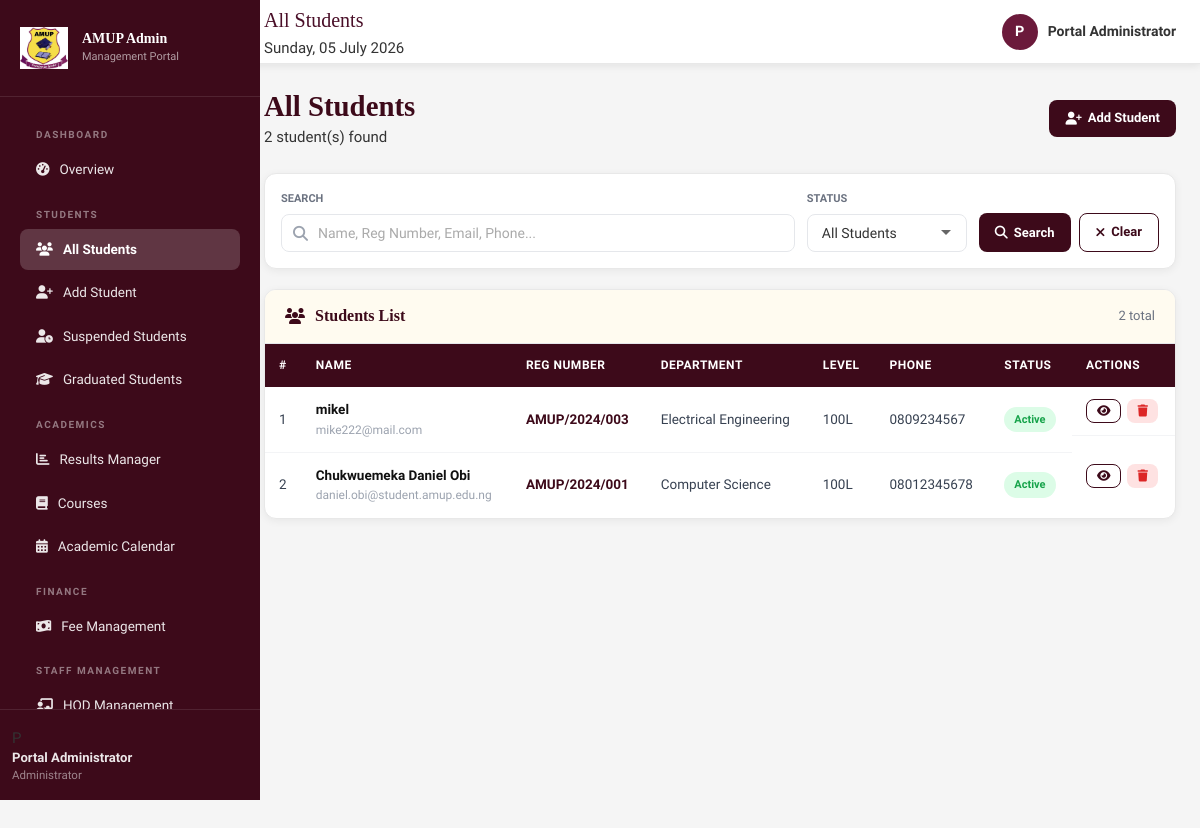
The app's page /admin/students.php (signed in) with its own data.
### tables this page shows
CREATE TABLE `students` (
  `id` int(11) NOT NULL,
  `reg_number` varchar(30) NOT NULL,
  `full_name` varchar(120) NOT NULL,
  `email` varchar(120) NOT NULL,
  `phone` varchar(20) DEFAULT NULL,
  `department` varchar(100) DEFAULT NULL,
  `level` varchar(10) DEFAULT '100L',
  `session` varchar(20) DEFAULT '2024/2025',
  `gender` enum('Male','Female','Other') DEFAULT 'Male',
  `dob` date DEFAULT NULL,
  `address` text DEFAULT NULL,
  `password` varchar(255) NOT NULL,
  `status` enum('active','suspended','graduated') DEFAULT 'active',
  `exam_eligible` tinyint(1) DEFAULT 1,
  `suspension_reason` text DEFAULT NULL,
  `suspension_date` date DEFAULT NULL,
  `resumption_date` date DEFAULT NULL,
  `created_at` datetime DEFAULT current_timestamp(),
  `photo` varchar(255) DEFAULT NULL,
  `graduation_session` varchar(20) DEFAULT NULL,
  `graduation_year` int(11) DEFAULT NULL,
  `graduated_at` datetime DEFAULT NULL
);

### includes/config.php (called while the page is built, shortened)
<?php
function sanitize($conn, $data) {
    return $conn->real_escape_string(htmlspecialchars(trim($data)));
}

### admin/students.php (the view, shortened to what this page needs)
<?php
require_once '../includes/config.php';
$search = sanitize($conn, $_GET['search'] ?? '');
$filter = sanitize($conn, $_GET['filter'] ?? 'all');
$where = "WHERE 1=1";
$students = $conn->query("SELECT * FROM students $where ORDER BY created_at DESC");
$total    = $conn->query("SELECT COUNT(*) c FROM students $where")->fetch_assoc()['c'];
?>
<!DOCTYPE html>
<html lang="en">
<head>
<link href="https://cdnjs.cloudflare.com/ajax/libs/font-awesome/6.5.0/css/all.min.css" rel="stylesheet">
<link rel="stylesheet" href="../assets/css/style.css">
</head>
<body>
<?php include '../includes/topbar.php'; ?>
<?php include '../includes/admin_sidebar.php'; ?>
<div class="main-content">
  <div class="page-header" style="display:flex;justify-content:space-between;align-items:center;">
    <div>
      <h1>All Students</h1>
      <p><?= $total ?> student(s) found</p>
    </div>
    <a href="add_student.php" class="btn btn-primary">
      <i class="fas fa-user-plus"></i> Add Student
    </a>
  </div>
  <div class="card" style="margin-bottom:20px;">
    <div class="card-body" style="padding:16px;">
      <form method="GET" style="display:flex;gap:12px;flex-wrap:wrap;align-items:flex-end;">
        <div style="flex:1;min-width:250px;">
          <label style="font-size:11px;font-weight:700;color:#6b7280;text-transform:uppercase;display:block;margin-bottom:6px;">
            Search
          </label>
          <div style="position:relative;">
            <i class="fas fa-search" style="position:absolute;left:12px;top:50%;transform:translateY(-50%);color:#9ca3af;"></i>
            <input type="text" name="search" value="<?= htmlspecialchars($search) ?>"
                   class="form-control" style="padding-left:36px;"
                   placeholder="Name, Reg Number, Email, Phone...">
          </div>
        </div>
        <div style="min-width:160px;">
          <label style="font-size:11px;font-weight:700;color:#6b7280;text-transform:uppercase;display:block;margin-bottom:6px;">
            Status
          </label>
          <select name="filter" class="form-control">
            <option value="all"    <?= $filter==='all'       ?'selected':'' ?>>All Students</option>
          </select>
        </div>
        <div style="display:flex;gap:8px;">
          <button type="submit" class="btn btn-primary">
            <i class="fas fa-search"></i> Search
          </button>
          <a href="students.php" class="btn btn-outline">
            <i class="fas fa-times"></i> Clear
          </a>
        </div>
      </form>
    </div>
  </div>
  <div class="card">
    <div class="card-header" style="display:flex;justify-content:space-between;align-items:center;">
      <h3><i class="fas fa-users"></i> Students List</h3>
      <span style="font-size:13px;color:#6b7280;"><?= $total ?> total</span>
    </div>
    <div class="card-body" style="padding:0;">
      <?php if ($total == 0): ?>
        <div style="text-align:center;padding:48px;color:#9ca3af;">
          <i class="fas fa-search" style="font-size:48px;margin-bottom:16px;display:block;"></i>
          <p style="font-size:16px;">No students found<?= $search ? " for \"$search\"" : '' ?></p>
          <?php if ($search): ?>
            <a href="students.php" class="btn btn-outline" style="margin-top:12px;">View All Students</a>
          <?php endif; ?>
        </div>
      <?php else: ?>
      <table class="data-table">
        <thead>
          <tr>
            <th>#</th>
            <th>Name</th>
            <th>Reg Number</th>
            <th>Department</th>
            <th>Level</th>
            <th>Phone</th>
            <th>Status</th>
            <th>Actions</th>
          </tr>
        </thead>
        <tbody>
          <?php $i=1; while($s = $students->fetch_assoc()): ?>
          <tr>
            <td><?= $i++ ?></td>
            <td>
              <div style="font-weight:600;color:#111;"><?= htmlspecialchars($s['full_name']) ?></div>
              <div style="font-size:12px;color:#9ca3af;"><?= htmlspecialchars($s['email']) ?></div>
            </td>
            <td><strong style="color:#3d0a1a;"><?= $s['reg_number'] ?></strong></td>
            <td><?= htmlspecialchars($s['department']) ?></td>
            <td><?= $s['level'] ?></td>
            <td><?= $s['phone'] ?: '—' ?></td>
            <td>
              <span class="badge badge-<?= $s['status']==='active'?'success':($s['status']==='suspended'?'danger':'info') ?>">
                <?= ucfirst($s['status']) ?>
              </span>
            </td>
            <td style="display:flex;gap:6px;">
              <a href="view_student.php?id=<?= $s['id'] ?>"
                 class="btn btn-sm btn-outline" title="View">
                <i class="fas fa-eye"></i>
              </a>
              <a href="students.php?delete=<?= $s['id'] ?>"
                 class="btn btn-sm btn-danger" title="Delete"
                 onclick="return confirm('Delete <?= htmlspecialchars($s['full_name']) ?>?')">
                <i class="fas fa-trash"></i>
              </a>
            </td>
          </tr>
          <?php endwhile; ?>
        </tbody>
      </table>
      <?php endif; ?>
    </div>
  </div>
</div>
</body>
</html>

### records on screen
students: full_name "mikel", email "mike222@mail.com", reg_number "AMUP/2024/003", department "Electrical Engineering", level "100L", phone "0809234567", status "Active"
students: full_name "Chukwuemeka Daniel Obi", email "daniel.obi@student.amup.edu.ng", reg_number "AMUP/2024/001", department "Computer Science", level "100L", phone "08012345678", status "Active"

### other values on screen
$pageTitle "All Students"
substr($name, 0, 1) "P"
$name "Portal Administrator"
substr($_SESSION['admin_name'], 0, 1) "P"
$_SESSION['admin_name'] "Portal Administrator"
$total "2"
